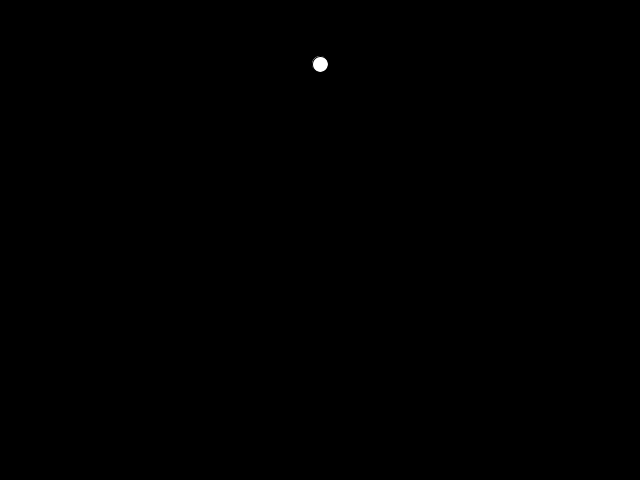
Frame 1 (no input)
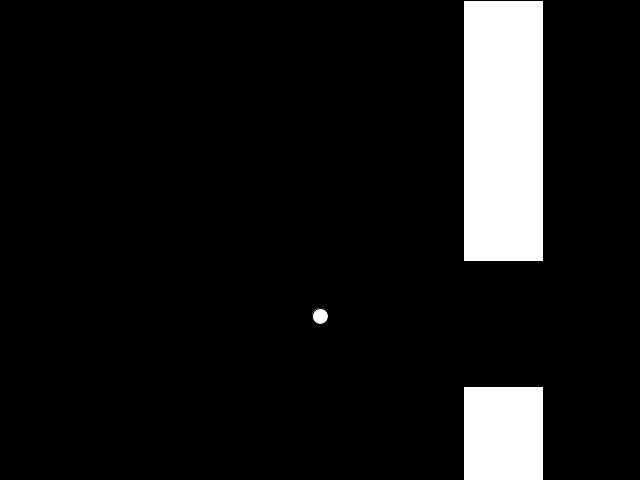
Frame 60 (the mouse pressed at the canvas centre just before this capture)
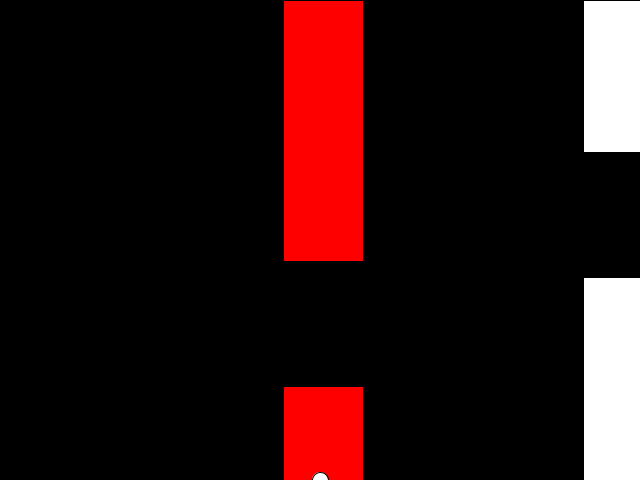
Frame 120 (the mouse held since frame 60 and released just before this capture)

The Processing sketch that drew these frames (run headless with seeded random() and noise(); from frame 60 on, the mouse is pressed at the canvas centre):

// Processing sketch: Flappy_Bird
// ── Flappy_Bird.pde
//From https://www.youtube.com/watch?v=cXgA1d_E-jY&t=691s
Bird bird;
ArrayList<Pipe> pipes = new ArrayList<Pipe>(); 
void setup()
{
  size(640,480); 
  bird  = new Bird(); 
  pipes.add(new Pipe()); 
}
void draw()
{
  background(0);
  for(int i = pipes.size() -1; i >= 0; i--)
  {
    pipes.get(i).show();
    pipes.get(i).update();
    if(pipes.get(i).hits(bird))
    {
    }
    if(pipes.get(i).offscreen())
    {
      pipes.remove(i);
    }
  }
  bird.update(); 
  bird.show();   
  if(frameCount % 100 == 0)
  {
    pipes.add(new Pipe()); 
  }
  
  
}

void keyPressed()
{
 if(key ==' ')
 {
   bird.up(); 
 }
}

// ── Bird.pde
class Bird
{
 int x = width/2; 
 int y = 64; 
 float gravity = 0.6; 
 float lift = -15.0; 
 float velocity = 0.0; 
 
 void show()
 {
    fill(255); 
    ellipse(x,y,16,16); 
 }
 
 void update()
 {
   velocity += gravity; 
   velocity *=0.9; 
   y += velocity;
   
   
   if(y > height)
   {
    y = height; 
    velocity = 0; 
   }
   if(y < 0)
   {
    y = 0; 
    velocity = 0; 
   }
 }
 
 void up()
 {
   velocity += lift; 
 }
 
 
 
}

// ── Pipe.pde
class Pipe
{
  int spacing = 125;
  float top = random(height / 6, (height/4)*3); //only 80 wy? 
  float bottom = height-(top + spacing); 
  float x = width; 
  float w = 80.0; 
  float speed = 3.0; 
    
  boolean highlight = false; 
  
  
  void show()
  {
   fill(255); 
   if(highlight)
   {
    fill(255,0,0);  
   }
   rectMode(CORNER); 
   rect(x,0,w,top); 
   rect(x,height-bottom,w,bottom); 
  }
  
  void update()
  {
   x -= speed; 
   
  }
  
  boolean offscreen()
  {
   return(x <-w);
   
  }
  boolean hits(Bird bird)
  {
   if(bird.y < top || bird.y > height - bottom)
   {
    if(bird.x > x && bird.x < x + w)
    {
      highlight  = true; 
     return true;  
    }
   }
   highlight = false; 
   return false; 
   
  }
  
}
